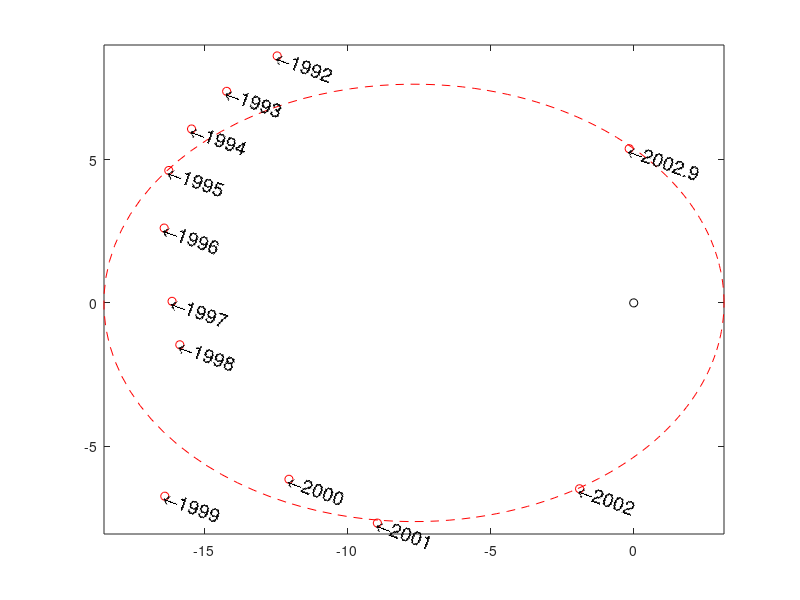

Reproduce this figure in MATLAB. (Note: this script raises an error after producing the figure.)
clear all
clf
clc

%READ THE DATA FROM DATAfile.mat
DATR=load('DATAfile.mat');
x1=DATR.DAT(1,:);
y1=DATR.DAT(2,:);
tim=DATR.DAT(3,:);

set(gca,'Ydir','Reverse');
No=length(tim);

%OPEN THE FILE WITH DATA. 
%p,e,phi,iota are also included in this file.
DATphys=load('MAT_DATA_phys');
res=DATphys.res;
phi=(res(1))*pi/180;
inc=(res(2))*pi/180;
e=res(3);
p=res(4);

c=cos(inc);

figure(1)
r1=sqrt((x1./c).^2+y1.^2);
th1=0.5.*((1-sign(x1./c)).*(pi-asin(y1./r1))+(sign(x1./c)+1).*asin(y1./r1))-phi;
x1r=r1.*cos(th1);
y1r=r1.*sin(th1);
r=[x1r;y1r];

%the best fitting ellipse
NR=200;
tth=linspace(0,2*pi,NR);
rr=p./(1+e.*cos(tth));
xr=rr.*cos(tth);
yr=rr.*sin(tth);
%%%%%%%%%%%%%%%%%%%%%%%%%
plot(x1r,y1r,'or',0,0,'ok',xr,yr,'--r')
axis equal
for i=1:No
text(x1r(i),y1r(i),['\leftarrow',num2str(tim(i))],'Color','black','FontSize',14,'Rotation',-20)
end
hold off

% Building the sequence of succesive angular positions.
% They could increase or decrease (on average).
% Bad observational data may may disrupt the monotonicity.
th(1)=th1(1);
for i=2:No
    Dth(i-1)=acos(r(:,i)'*r(:,i-1)/(norm(r(:,i))*norm(r(:,i-1))));
    S(i-1)=sign(r(1,i-1)*r(2,i)-r(2,i-1)*r(1,i));
    if Dth(i-1)>pi/2 & S(i-1)<0
        extr=1;
    else extr=0;
    end
    th(i)=th(i-1)+S(i-1)*(Dth(i-1)*(1-extr))+extr*(2*pi-Dth(i-1));
end
    
%USE THE FUNCTION J THAT COMPUTES J(theta,e,theta_in)
for i=1:No
    Jth(i)=J(th(i),e,th(1));
end

figure(2)
plot(tim,Jth,'ok')
hold on
xlabel('time (yrs)','FontSize',12,'FontWeight','bold','Color','k')
ylabel('J(\theta,e,\theta_0)','FontSize',12,'FontWeight','bold','Color','k')
drawnow;
for i=1:No
    text(tim(i),Jth(i),['\leftarrow',num2str(tim(i))],'Color','r')
end

%Linear fitting of J(theta) vs time
linea=polyfit(tim,Jth,1);
linea(1);
linea(2);

plot(tim,linea(1)*tim+linea(2),'k')
xlim([tim(1) tim(end)])
hold off

%disp(['slope=',num2str(linea(1))]);
scal1 = input('Give me the scale m/pixels: ');
scal2 = input('Give me the number 1/(1 year in s): ');
 %scal1=(3*864/22)*(1e11);
 %scal2=1/3e7;

%COMPUTES THE MASS OF BH in mega solar masses
M=((linea(1))^2)*(scal2^2)*(1/6.67e-11)*((p*scal1)^3);
Ms=M/(2e30*1e6);
disp(['%%%%%%%%%%%%%%%%%%%%%%%%%%%%%%%%%%%%%%%%%%%%%%%%%%%%%%%'])
disp(['The mass of the BH is M=',num2str(Ms),' million solar masses'])
disp(['%%%%%%%%%%%%%%%%%%%%%%%%%%%%%%%%%%%%%%%%%%%%%%%%%%%%%%%'])

 
